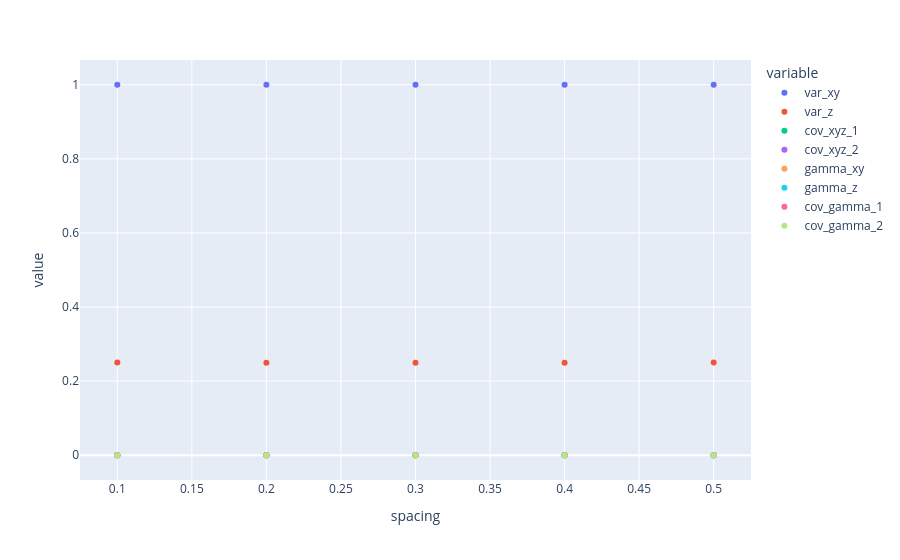

This figure's notebook cell:
### Markdown cell above
## Plotting the results

### Code cell
import numpy as np
import pandas as pd
import plotly.express as px

qfi = np.real(result["lyapunov_covariance_matrix_for_entire_distribution"])
gamma = np.imag(result["lyapunov_covariance_matrix_for_entire_distribution"])
x = result["spacing"]
dfs = {
    "spacing": x,
    "var_xy": qfi[:, 0, 0],
    "var_z": qfi[:, 1, 1],
    "cov_xyz_1": qfi[:, 0, 1],
    "cov_xyz_2": qfi[:, 1, 0],
    "gamma_xy": gamma[:, 0, 0],
    "gamma_z": gamma[:, 1, 1],
    "cov_gamma_1": gamma[:, 0, 1],
    "cov_gamma_2": gamma[:, 1, 0],
}

df = pd.DataFrame.from_dict(dfs)
df = df.set_index("spacing")
fig = px.scatter(df)
fig.show()

### Figure 1 — Plotly figure (JSON) as saved in the notebook; plotly's stock layout.template omitted (floating-point values rounded to 4 significant figures)
{"data": [{"hovertemplate": "variable=var_xy<br>spacing=%{x}<br>value=%{y}<extra></extra>", "legendgroup": "var_xy", "marker": {"color": "#636efa", "symbol": "circle"}, "mode": "markers", "name": "var_xy", "orientation": "v", "showlegend": true, "type": "scatter", "x": [0.1, 0.2, 0.3, 0.4, 0.5], "xaxis": "x", "y": [1.0, 1.0, 1.0, 1, 1], "yaxis": "y"}, {"hovertemplate": "variable=var_z<br>spacing=%{x}<br>value=%{y}<extra></extra>", "legendgroup": "var_z", "marker": {"color": "#EF553B", "symbol": "circle"}, "mode": "markers", "name": "var_z", "orientation": "v", "showlegend": true, "type": "scatter", "x": [0.1, 0.2, 0.3, 0.4, 0.5], "xaxis": "x", "y": [0.25, 0.25, 0.25, 0.25, 0.25], "yaxis": "y"}, {"hovertemplate": "variable=cov_xyz_1<br>spacing=%{x}<br>value=%{y}<extra></extra>", "legendgroup": "cov_xyz_1", "marker": {"color": "#00cc96", "symbol": "circle"}, "mode": "markers", "name": "cov_xyz_1", "orientation": "v", "showlegend": true, "type": "scatter", "x": [0.1, 0.2, 0.3, 0.4, 0.5], "xaxis": "x", "y": [4.455e-15, -1.069e-15, -1.249e-16, -5.898e-17, 5.898e-17], "yaxis": "y"}, {"hovertemplate": "variable=cov_xyz_2<br>spacing=%{x}<br>value=%{y}<extra></extra>", "legendgroup": "cov_xyz_2", "marker": {"color": "#ab63fa", "symbol": "circle"}, "mode": "markers", "name": "cov_xyz_2", "orientation": "v", "showlegend": true, "type": "scatter", "x": [0.1, 0.2, 0.3, 0.4, 0.5], "xaxis": "x", "y": [-1.36e-15, -5.551e-17, -8.327e-17, 5.135e-16, 1.388e-17], "yaxis": "y"}, {"hovertemplate": "variable=gamma_xy<br>spacing=%{x}<br>value=%{y}<extra></extra>", "legendgroup": "gamma_xy", "marker": {"color": "#FFA15A", "symbol": "circle"}, "mode": "markers", "name": "gamma_xy", "orientation": "v", "showlegend": true, "type": "scatter", "x": [0.1, 0.2, 0.3, 0.4, 0.5], "xaxis": "x", "y": [4.168e-16, 1.885e-16, -1.935e-16, -1.521e-17, -1.104e-17], "yaxis": "y"}, {"hovertemplate": "variable=gamma_z<br>spacing=%{x}<br>value=%{y}<extra></extra>", "legendgroup": "gamma_z", "marker": {"color": "#19d3f3", "symbol": "circle"}, "mode": "markers", "name": "gamma_z", "orientation": "v", "showlegend": true, "type": "scatter", "x": [0.1, 0.2, 0.3, 0.4, 0.5], "xaxis": "x", "y": [-1.11e-16, -1.11e-16, 2.22e-16, 0, 2.082e-17], "yaxis": "y"}, {"hovertemplate": "variable=cov_gamma_1<br>spacing=%{x}<br>value=%{y}<extra></extra>", "legendgroup": "cov_gamma_1", "marker": {"color": "#FF6692", "symbol": "circle"}, "mode": "markers", "name": "cov_gamma_1", "orientation": "v", "showlegend": true, "type": "scatter", "x": [0.1, 0.2, 0.3, 0.4, 0.5], "xaxis": "x", "y": [5.725e-17, 1.084e-16, -5.898e-17, -2.255e-17, -3.469e-18], "yaxis": "y"}, {"hovertemplate": "variable=cov_gamma_2<br>spacing=%{x}<br>value=%{y}<extra></extra>", "legendgroup": "cov_gamma_2", "marker": {"color": "#B6E880", "symbol": "circle"}, "mode": "markers", "name": "cov_gamma_2", "orientation": "v", "showlegend": true, "type": "scatter", "x": [0.1, 0.2, 0.3, 0.4, 0.5], "xaxis": "x", "y": [-6.661e-16, -2.22e-16, -5.551e-17, 2.776e-17, 5.551e-17], "yaxis": "y"}], "layout": {"legend": {"title": {"text": "variable"}, "tracegroupgap": 0}, "margin": {"t": 60}, "xaxis": {"anchor": "y", "domain": [0, 1], "title": {"text": "spacing"}}, "yaxis": {"anchor": "x", "domain": [0, 1], "title": {"text": "value"}}}}
